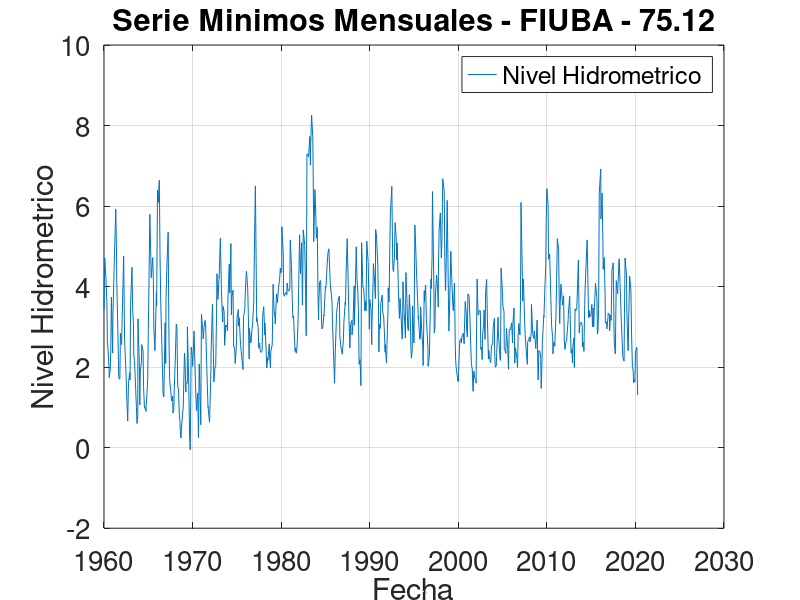

Reproduce this figure in MATLAB.
close all
clear all

% Leemos datos del archivo
datos = load('Corrientes_1960-2020.dat');

%-------------------------------FUNCIONES--------------------------------------%

% vectorFechas: es un vector con fechas
% vectorNivelesHidrometricos: es un vector con los niveles hidrometricos
% titulo: es el titulo que va a tener el grafico
%
% Hace el grafico
function resultado = graficar(vectorFechas, vectorNivelesHidrometricos, titulo)
  % Lista de elementos a graficar
  legend_list = {"Nivel Hidrometrico"};
  
  % Graficador
  plot(vectorFechas, vectorNivelesHidrometricos, '-');
  
  datetick(gca);

  legend(legend_list);
  
  % Título
  title(titulo);

  % Rótulos de ejes
  xlabel("Fecha",'fontsize',10)
  ylabel("Nivel Hidrometrico",'fontsize',14)
  
  % Grilla
  grid

  % Tamaño de letra de los n
  set(gca,'fontsize',20); % sets font of numbers on axes
  
  %print -djpg serie_minimos_anuales.jpg
endfunction

% datos: matriz con los datos tal cual los cargamos desde el inicio del programa
%
% Devuelve un vector con las fechas transformadas de manera que pueda ser ploteada
function resultado = convertirFechas(datos)
  vectorFechas = [];
  
  for i=1:rows(datos)
    anio = datos(i,3);
    mes = datos(i,2);
    dia = datos(i,1);
    
    vectorFechas(i,1) = datenum(anio,mes,dia);
  endfor
  resultado = vectorFechas;
endfunction

% datos: matriz con los datos tal cual los cargamos desde el inicio del programa
%
% Devuelve una matriz que tiene la misma cantidad de columnas que "datos"
% Ademas, tambien mantiene el formato donde las columnas son dia mes anio nivel-hidrometrico
function resultado = minimos_anuales(datos)
  matrizMinimosAnuales = [];
  dimension = rows(datos);
  i = 1;
  j = 1;
  
  while i <= dimension
    anio = datos(i,3);
    mes = datos(i,2);
    dia = datos(i,1);
    minimo_anual = datos(i,4);

    % Busco el minimo del año
    while i <= dimension && datos(i,3) == anio
      if(datos(i,4) < minimo_anual)
        dia = datos(i,1);
        mes = datos(i,2);
        minimo_anual = datos(i,4);
      endif
      i = i + 1;
    endwhile
    
    % El año 2020 no esta completo asi que no lo tomamos
    if anio == 2020
      break;
    endif
    
    matrizMinimosAnuales(j,:) = [dia, mes, anio, minimo_anual];
    j = j + 1;
  endwhile
  resultado = matrizMinimosAnuales;
endfunction

function resultado = minimos_mensuales(datos)
  matrizPromediosMensuales = [];
  dimension = rows(datos);
  i = 1;
  j = 1;

  while i <= dimension
    anio = datos(i,3);
    mes = datos(i,2);
    dia = datos(i,1);
    minimo_mensual = datos(i,4);

    % Busca minimo del mes
    while i <= dimension && datos(i,2) == mes
      if datos(i,4) < minimo_mensual
        minimo_mensual = datos(i,4);
        mes = datos(i,2);
        dia = datos(i,1);
      endif
      
      i = i + 1;
    endwhile
    
    % Termina el programa cuando llego a abril 2020 ya esta incompleto este mes.
    if anio == 2020 && mes == 4
      break;
    endif
    
    matrizPromediosMensuales(j,:) = [dia, mes, anio, minimo_mensual];
    j = j + 1;
  endwhile
  
  resultado = matrizPromediosMensuales;
endfunction

% Devuelve un vector con datos del mes que tiene en promedio el menor nivel hidrometrico
function resultado = obtener_mes_minimo(datos)
  dimension = rows(datos);
  minimo = datos(1,4);
  vectorConMinimo = datos(1,:);
  i = 1;
  
  while i <= dimension    
    if datos(i,4) < minimo
      minimo = datos(i,4);
      vectorConMinimo = datos(i,:);
    endif
  
  i = i + 1;
  endwhile
  
  resultado = vectorConMinimo;
endfunction

% Devuelve matriz con el rango del periodo especificado
function resultado = recortar_periodo(datos,desdeAnio,hastaAnio)
  nuevosDatos = [];
  j = 1;
  
  for i=1:rows(datos)
    if (datos(i,3) >= desdeAnio) && (datos(i,3) <= hastaAnio)
      nuevosDatos(j,:) = datos(i,:);
      j = j + 1;
    endif
  endfor
  
  resultado = nuevosDatos;
endfunction

% Ordena la matriz de menor a mayor por nivel hidrometrico
function resultado = ordenarMatriz(datos)
  dimension = rows(datos);
  vector_auxiliar = [];
  i = 1;
  
  while i < dimension
    j = i + 1;
    while j <= dimension
      if datos(j,4) < datos(i,4)
        vector_auxiliar = datos(i,:);
        datos(i,:) = datos(j,:);
        datos(j,:) = vector_auxiliar;        
      endif
      
      j = j + 1;
    endwhile
    i = i + 1;
  endwhile
  resultado = datos;
endfunction

%-------------------------------FIN DE FUNCIONES-------------------------------%

% Punto a del ejercicio
vectorFechas = convertirFechas(datos);
graficar(vectorFechas, datos(:,4), "Serie Completa - FIUBA - 75.12");

% Punto b del ejercicio
matrizMinimosAnuales = minimos_anuales(datos);
vectorFechas = convertirFechas(matrizMinimosAnuales);
graficar(vectorFechas,matrizMinimosAnuales(:,4),"Serie de Minimos Anuales - FIUBA - 75.12");

% Punto c del ejercicio
matrizPromediosMensuales = minimos_mensuales(datos);

% El mes es Septiembre del año 1969 y el valor del promedio es -0.05
vectorMesMinimo = obtener_mes_minimo(matrizPromediosMensuales);

vectorFechas = convertirFechas(matrizPromediosMensuales);
graficar(vectorFechas,matrizPromediosMensuales(:,4),"Serie Minimos Mensuales - FIUBA - 75.12");

% Punto d del ejercicio
matrizMinimosAnuales = minimos_mensuales(datos);
nuevoPeriodo = recortar_periodo(matrizMinimosAnuales, 1975,2020);

periodoOrdenado = ordenarMatriz(nuevoPeriodo); # Ordena de menor a mayor por niveles hidrometricos
dlmwrite('ranking_5_principales_bajantes.csv', periodoOrdenado); #Exportar datos como archivo .csv